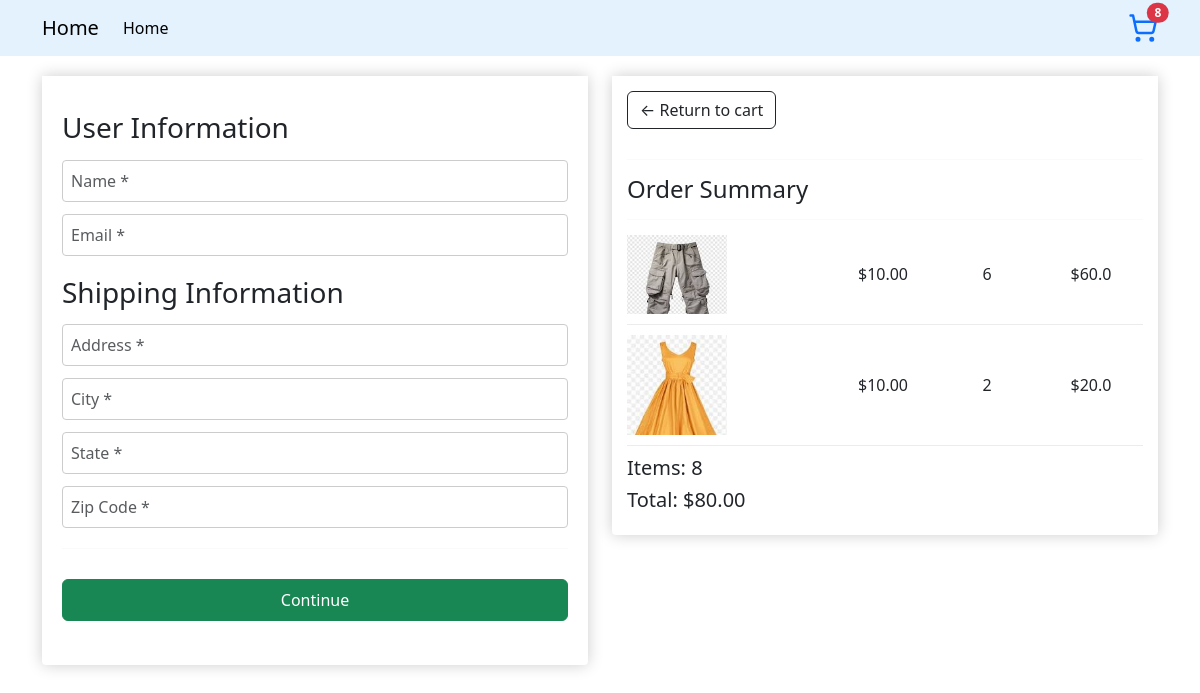
Screenshot of /checkout/ (signed in) with the database file from the repository.
### store/models.py (models this page shows, shortened)
class Customer(models.Model):
    user = models.OneToOneField(User, on_delete=models.CASCADE, null=False, blank=False)
    name = models.CharField(max_length=200, null=False)
    email = models.CharField(max_length=200, null=False)
    def get_current_cart_total_items(self):
        order, created = Order.objects.get_or_create(customer=self, complete=False)
        return order.order_total_items()

class Order(models.Model):
    customer = models.ForeignKey(Customer, on_delete=models.SET_NULL, blank=True, null=True)
    date_ordered = models.DateTimeField(auto_now_add=True)
    complete = models.BooleanField(default=False, null=False, blank=False)
    def order_total_price(self):
        items = self.orderitem_set.all()
        total_value = 0
        for i in items:
            total_value += i.total_price()
        return total_value
    def order_total_items(self):
        items = self.orderitem_set.all()
        return sum(i.quantity for i in items)

class OrderItem(models.Model):
    product = models.ForeignKey(Product, on_delete=models.SET_NULL, null=True)
    order = models.ForeignKey(Order, on_delete=models.SET_NULL, null=True)
    quantity = models.IntegerField(default=0, null=True, blank=True)
    date_added = models.DateTimeField(auto_now_add=True)
    def total_price(self):
        return self.product.price * self.quantity

class Product(models.Model):
    name = models.CharField(max_length=200, null=False)
    price = models.FloatField()
    image = models.ImageField(null=True, blank=True, upload_to='products/')
    def getImage(self):
        try:
            url = self.image.url
        except (FileNotFoundError, ValueError):
            url = settings.STATIC_URL + 'images/placeholder.png'
        return url

### store/views.py (the view)
# urls.py: path('checkout/', views.checkout, name = 'checkout'),
def checkout(request):
    if request.user.is_authenticated:
        cus = request.user.customer
        order, created = Order.objects.get_or_create(customer=cus, complete=False)
        items = order.orderitem_set.all()
    else:
        items = []
        order = {'order_total_price': 0, 'order_total_items': 0}
    context = {'items': items, 'order': order}
    return render(request, 'store/checkout.html', context)

### store/templates/store/checkout.html (shortened to what this page needs)
{% extends 'store/main.html' %}
{% load static %}
{% block content %}
<div class="row">
    <div class="col-lg-6">
        <div class="box-elem" id="form-wrapper">
            <form id="checkout-form">
                <div id="user-info">
                    <h3>User Information</h3>
                    <div class="form-group">
                        <input type="text" class="form-control" name="name" placeholder="Name *" required>
                    </div>
                    <div class="form-group">
                        <input type="email" class="form-control" name="email" placeholder="Email *" required>
                    </div>
                </div>
                <div id="shipping-info">
                    <h3>Shipping Information</h3>
                    <div class="form-group">
                        <input type="text" class="form-control" name="address" placeholder="Address *" required>
                    </div>
                    <div class="form-group">
                        <input type="text" class="form-control" name="city" placeholder="City *" required>
                    </div>
                    <div class="form-group">
                        <input type="text" class="form-control" name="state" placeholder="State *" required>
                    </div>
                    <div class="form-group">
                        <input type="text" class="form-control" name="zipcode" placeholder="Zip Code *" required>
                    </div>
                </div>
                <hr>
                <button id="form-button" class="btn btn-success btn-block" type="submit">Continue</button>
            </form>
            <br>
        </div>
    </div>
    <div class="col-lg-6">
        <div class="box-elem">
            <a class="btn btn-outline-dark" href="{% url 'cart' %}">&#x2190; Return to cart</a>
            <hr>
            <h4>Order Summary</h4>
            <hr>
            {% for i in items %}
            <div class="cart-row">
                <div style="flex: 1">
                    <img class="row-img" src="{{i.product.getImage}}" alt="Product">
                </div>
                <div style="flex: 2">${{i.product.price|floatformat:2}}</div>
                <div style="flex: 2" class="quantity">{{i.quantity}}</div>
                <div style="flex: 2">${{i.total_price}}</div>
            </div>
            {% endfor %}
            <h5>Items: {{order.order_total_items}}</h5>
            <h5>Total: ${{order.order_total_price|floatformat:2}}</h5>
        </div>
    </div>
</div>
{% endblock content %}

### store/templates/store/main.html (shortened to what this page needs)
<!DOCTYPE html>
{% load static %}
<html lang="en">
<head>
    <link href="https://cdn.jsdelivr.net/npm/bootstrap@5.3.3/dist/css/bootstrap.min.css" rel="stylesheet">
    <link rel="stylesheet" type="text/css" href="{% static 'css/main.css' %}">
</head>
<body>
    <nav class="navbar navbar-expand-lg navbar-light" style="background-color: #e3f2fd;">
        <div class="container">
          <a class="navbar-brand" href="{% url 'store' %}">Home</a>
          <div class="collapse navbar-collapse" id="navbarNav">
            <ul class="navbar-nav me-auto mb-2 mb-lg-0">
              <li class="nav-item">
                <a class="nav-link active" aria-current="page" href="#">Home</a>
              </li>
            </ul>
            <div class="position-relative">
                <a href="{% url 'cart' %}" class="text-decoration-none">
                <span id="cart-total" class="position-absolute top-0 start-100 translate-middle badge rounded-pill bg-danger">
                  {% if request.user.is_authenticated %}
                    {{ request.user.customer.get_current_cart_total_items }}
                  {% else %}
                    0
                  {% endif %}
                </span>
                </a>
            </div>
          </div>
        </div>
      </nav>
    <div class="container">
        {% block content %}
        {% endblock content %}
    </div>
</body>
</html>

### static/css/main.css (style rules this page uses)
.navbar { margin-bottom: 20px; }
.box-elem { box-shadow: 0 0 16px rgba(0, 0, 0, 0.2); background-color: #fff; border-radius: 0 0 4px 4px; padding: 15px; margin-top: 0; }
.form-control { width: 100%; padding: 8px; border: 1px solid #ccc; border-radius: 4px; margin-bottom: 12px; }
.form-group { margin-bottom: 12px; }
#form-wrapper { padding: 20px; }
h3, h4 { margin-bottom: 15px; margin-top: 15px; }
#user-info, #shipping-info { margin-bottom: 20px; }
.cart-row { display: flex; align-items: center; padding-bottom: 10px; margin-bottom: 10px; border-bottom: 1px solid #ececec; }
.cart-row > div { display: flex; align-items: center; justify-content: center; }
.row-img { width: 100px; height: auto; }
#form-button { margin-top: 15px; padding: 8px 20px; width: 100%; }
hr { margin: 15px 0; border-top: 1px solid #ececec; }
.btn-outline-dark { margin-bottom: 15px; display: inline-block; }

### rows the page displays
OrderItem: product.getImage (picture), product.price "10.00", quantity "6", total_price "60.0"
OrderItem: product.getImage (picture), product.price "10.00", quantity "2", total_price "20.0"
Order: order_total_items "8", order_total_price "80.00"

### other values shown
{{ request.user.customer.get_current_cart_total_items }} "8"
